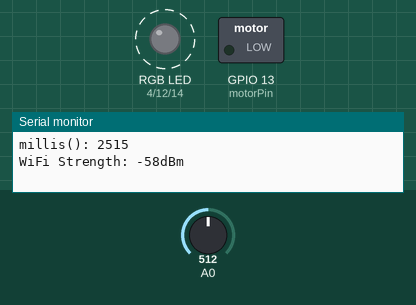
A sketch run on a simulated ESP8266 (NodeMCU). On the bench: switched loads named in the sketch (green lamp = pin HIGH), an RGB LED mixed from three pins (HIGH = lit), the last lines printed to the serial monitor. Dashed ring = blinking. The inputs (shaded band) are chosen by the test bench; at power-on: A0 = 512. WiFi joins after 1.5 s; servers stay silent unless stated.

Above: at 2.7 s.
2.8 s: A0 set to 605
5.0 s: A0 set to 630
At 6.3 s:
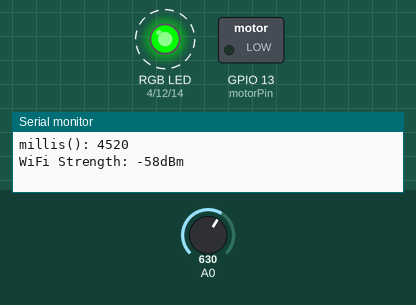
10.3 s: A0 set to 872
12.7 s: A0 set to 904
At 14.3 s:
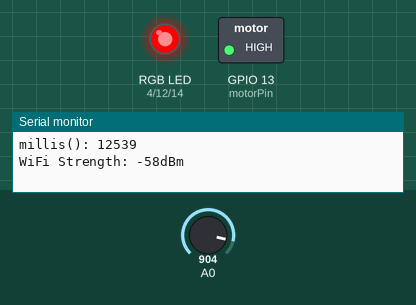
At 15.2 s:
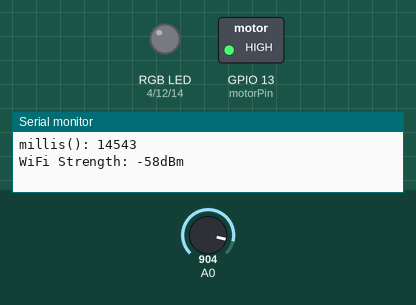
Timing chart, 0 to 16.7 s (numbered marks = the images above; inputs shaded):
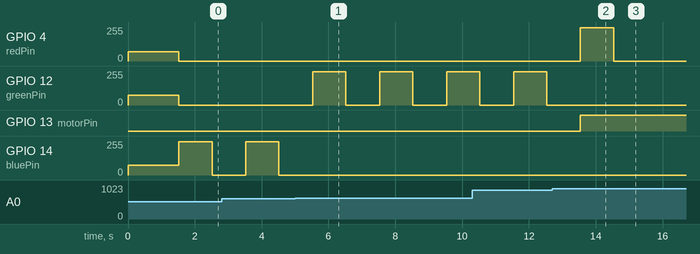

Measured:
- the behaviour switches between 616 and 617 on A0 (found by bisection; images 0 and 1)
- the behaviour switches between 885 and 886 on A0 (found by bisection; images 1 and 2)
- after the input at 5.0 s, GPIO 12 (greenPin): alternates 249/255 for 1.0 s and 0/255 for 1.0 s, starting after 0.52 s; GPIO 14 (bluePin): stops changing and stays 0/255
- after the input at 12.7 s, GPIO 4 (redPin): 0/255 → 249/255 after 0.84 s, → 0/255 1.0 s later; GPIO 12 (greenPin): stays 0/255 (without the input it goes to 249/255 after 0.84 s); GPIO 13 (motorPin): LOW → HIGH after 0.84 s

The sketch:

Smart_Farming_Using_IoT.ino
```cpp
/* ESP8266 Moisture Sensor
   This sketch uses an ESP8266 to read the analog signal from a moisture sensor. The data is then displayed
   using the serial console or a web browser. Based on the moisture reading, the ESP8266 will blink a RGB LED
   red, green or blue.

   Red = Dry
   Green = In between Wet and Dry
   Blue = Wet

     Viewing the data via web browser by going to the ip address. In this sketch the address is

     http://192.168.1.221

      The browser data includes a Google Chart to visually illustrate the moisture reading as a guage.

   ///////////////////////////////////////
   Arduino IDE Setup
   File:
      Preferences
        Add the following link to the "Additional Boards Manager URLs" field:
        http://arduino.esp8266.com/stable/package_esp8266com_index.json
   Tools:
      board: NodeMCU 1.0 (ESP-12 Module)
      programmer: USBtinyISP


  ///////////////////////////////
*/
#include <ESP8266WiFi.h>

const char* ssid = "Imagination";
const char* password = "Shr1datt";

const int redPin = 4; //  ~D2
const int greenPin = 12; // ~D6
const int bluePin = 14; // ~D5
const int motorPin = 13; // ~D7


int WiFiStrength = 0;

WiFiServer server(80);

void setup() {
  Serial.begin(115200);
  delay(10);

  pinMode(redPin, OUTPUT);
  pinMode(greenPin, OUTPUT);
  pinMode(bluePin, OUTPUT);
  pinMode(motorPin, OUTPUT);


  // color while waiting to connect
  analogWrite(redPin, 280);
  analogWrite(greenPin, 300);
  analogWrite(bluePin, 300);


  // Connect to WiFi network
  Serial.println();
  Serial.println();
  Serial.print("Connecting to ");
  Serial.println(ssid);

  WiFi.begin(ssid, password);

  // Set the ip address of the webserver
  // WiFi.config(WebServerIP, Gatway, Subnet)
  // or comment out the line below and DHCP will be used to obtain an IP address
  // which will be displayed via the serial console

//  WiFi.config(IPAddress(192, 168, 1, 221), IPAddress(192, 168, 1, 1), IPAddress(255, 255, 255, 0));

  // connect to WiFi router
  while (WiFi.status() != WL_CONNECTED) {
    delay(500);
    Serial.print(".");
  }

  Serial.println("");
  Serial.println("WiFi connected");

  // Start the server
  server.begin();
  Serial.println("Server started");

  // Print the IP address
  Serial.print("Use this URL to connect: ");
  Serial.print("http://");
  Serial.print(WiFi.localIP());
  Serial.println("/");

}

double analogValue = 0.0;
double analogVolts = 0.0;
unsigned long timeHolder = 0;


void loop() {

  WiFiStrength = WiFi.RSSI(); // get dBm from the ESP8266
  analogValue = analogRead(A0); // read the analog signal

  // convert the analog signal to voltage
  // the ESP2866 A0 reads between 0 and ~3 volts, producing a corresponding value
  // between 0 and 1024. The equation below will convert the value to a voltage value.


analogValue = constrain(analogValue, 485, 1023);

int chartValue = map(analogValue, 485,1023,100,0);

     analogVolts = (analogValue * 3.08) / 1024;

  // now get our chart value by converting the analog (0-1024) value to a value between 0 and 100.
  // the value of 400 was determined by using a dry moisture sensor (not in soil, just in air).
  // When dry, the moisture sensor value was approximately 400. This value might need adjustment
  // for fine tuning of the chartValue.

 // int chartValue = (analogValue * 100) / 400;

  // now reverse the value so that the value goes up as moisture increases
  // the raw value goes down with wetness, we want our chart to go up with wetness
  //chartValue = 100 - chartValue;

  // set a "blink" time interval in milliseconds.
  // for example, 15000 is 15 seconds. However, the blink will not always be 15 seconds due to other
  // delays set in the code.

  if (millis() - 15000 > timeHolder)
  {
    timeHolder = millis();

    // determine which color to use with the LED based on the chartValue.
    // note: PWM is used so any color combo desired can be set by changing the values sent to each pin
    // between 0 and 1024 - 0 being OFF and 1024 being full power
    ////   yellowish
    //  analogWrite(redPin, 900);
    //  analogWrite(greenPin, 1010);
    //  analogWrite(bluePin, 100);

    if (chartValue <= 25) {  // 0-25 is red "dry"

      analogWrite(redPin, 1000);
      analogWrite(greenPin, 0);
      analogWrite(bluePin, 0);
      digitalWrite(motorPin, HIGH);

    } else if (chartValue > 25 && chartValue <= 75) // 26-75 is green
    {

      analogWrite(redPin, 0);
      analogWrite(greenPin, 1000);
      analogWrite(bluePin, 0);

    }
    else if (chartValue > 75 ) // 76-100 is blue
    {

      analogWrite(redPin, 0);
      analogWrite(greenPin, 0);
      analogWrite(bluePin, 1000);
      digitalWrite(motorPin, LOW);

    }

    delay(1000); // this is the duration the LED will stay ON

    analogWrite(redPin, 0);
    analogWrite(greenPin, 0);
    analogWrite(bluePin, 0);

  }

  // Serial data
  Serial.print("Analog raw: ");
  Serial.println(analogValue);
  Serial.print("Analog V: ");
  Serial.println(analogVolts);
  Serial.print("ChartValue: ");
  Serial.println(chartValue);
  Serial.print("TimeHolder: ");
  Serial.println(timeHolder);
  Serial.print("millis(): ");
  Serial.println(millis());
  Serial.print("WiFi Strength: ");
  Serial.print(WiFiStrength); Serial.println("dBm");
  Serial.println(" ");
  delay(1000); // slows amount of data sent via serial

  // check to for any web server requests. ie - browser requesting a page from the webserver
  WiFiClient client = server.available();
  if (!client) {
    return;
  }

  // Wait until the client sends some data
  Serial.println("new client");

  // Read the first line of the request
  String request = client.readStringUntil('\r');
  Serial.println(request);
  client.flush();

  // Return the response
  client.println("HTTP/1.1 200 OK");
  client.println("Content-Type: text/html");
  client.println(""); //  do not forget this one
  client.println("<!DOCTYPE HTML>");

  client.println("<html>");
  client.println("<script>setTimeout(function() {location.reload();}, 5000);</script>");
  client.println(" <head>");
  client.println("<meta http-equiv=\"refresh\" content=\"60\">");
  //client.println(" <script type=\"text/javascript\" src=\"https://www.gstatic.com/charts/loader.js\"></script>");
  //client.println("  <script type=\"text/javascript\">");
  //client.println("    google.charts.load('current', {'packages':['gauge']});");
  //client.println("    google.charts.setOnLoadCallback(drawChart);");
  //client.println("   function drawChart() {");

  //client.println("      var data = google.visualization.arrayToDataTable([ ");
  //client.println("        ['Label', 'Value'], ");
  //client.print("        ['Moisture',  ");
  //client.print(chartValue);
  //client.println(" ], ");
  //client.println("       ]); ");
  // setup the google chart options here
  //client.println("    var options = {");
  //client.println("      width: 400, height: 120,");
  //client.println("      redFrom: 0, redTo: 25,");
  //client.println("      yellowFrom: 25, yellowTo: 75,");
  //client.println("      greenFrom: 75, greenTo: 100,");
  //client.println("       minorTicks: 5");
  //client.println("    };");

  //client.println("   var chart = new google.visualization.Gauge(document.getElementById('chart_div'));");

  //client.println("  chart.draw(data, options);");

  //client.println("  setInterval(function() {");
  //client.print("  data.setValue(0, 1, ");
  //client.print(chartValue);
  //client.println("    );");
  //client.println("    chart.draw(data, options);");
  //client.println("    }, 13000);");


  //client.println("  }");
  //client.println(" </script>");

  client.println("  </head>");
  client.println("  <body>");

  client.print("<h1 style=\"size:12px;\">ESP8266 Soil Moisture</h1>");

  // show some data on the webpage and the guage
  client.println("<table><tr><td>");

  client.print("WiFi Signal Strength: ");
  client.println(WiFiStrength);
  client.println("dBm<br>");
  client.print("Analog Raw: ");
  client.println(analogValue);
  client.print("<br>Analog Volts: ");
  client.println(analogVolts);
  client.print("<br>Moiture Level: ");
  client.print(chartValue);
  client.println("<br><a href=\"/REFRESH\"\"><button>Refresh</button></a>");

  client.println("</td><td>");
  // below is the google chart html
  //client.println("<div id=\"chart_div\" style=\"width: 300px; height: 120px;\"></div>");
  //client.println("</td></tr></table>");

  client.println("<body>");
  client.println("</html>");
  delay(1);
  Serial.println("Client disonnected");
  Serial.println("");


}
```
